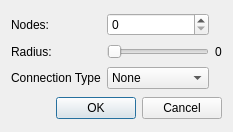
<?xml version="1.0" encoding="UTF-8"?>
<ui version="4.0">
 <class>addMultiNodes</class>
 <widget class="QDialog" name="addMultiNodes">
  <property name="geometry">
   <rect>
    <x>0</x>
    <y>0</y>
    <width>233</width>
    <height>132</height>
   </rect>
  </property>
  <property name="windowTitle">
   <string>Dialog</string>
  </property>
  <layout class="QGridLayout" name="gridLayout">
   <item row="0" column="0">
    <widget class="QLabel" name="label">
     <property name="text">
      <string>Nodes:</string>
     </property>
    </widget>
   </item>
   <item row="0" column="1">
    <widget class="QSpinBox" name="_spinNodes"/>
   </item>
   <item row="1" column="0">
    <widget class="QLabel" name="label_2">
     <property name="text">
      <string>Radius:</string>
     </property>
    </widget>
   </item>
   <item row="1" column="1">
    <widget class="QSlider" name="_radius">
     <property name="maximum">
      <number>999</number>
     </property>
     <property name="orientation">
      <enum>Qt::Horizontal</enum>
     </property>
    </widget>
   </item>
   <item row="1" column="2">
    <widget class="QLabel" name="_txtRadius">
     <property name="text">
      <string>0</string>
     </property>
    </widget>
   </item>
   <item row="2" column="0">
    <widget class="QLabel" name="label_3">
     <property name="text">
      <string>Connection Type</string>
     </property>
    </widget>
   </item>
   <item row="2" column="1">
    <widget class="QComboBox" name="_cmbOptions">
     <item>
      <property name="text">
       <string>None</string>
      </property>
     </item>
     <item>
      <property name="text">
       <string>Circular</string>
      </property>
     </item>
     <item>
      <property name="text">
       <string>Complete</string>
      </property>
     </item>
    </widget>
   </item>
   <item row="3" column="0" colspan="3">
    <widget class="QDialogButtonBox" name="buttonBox">
     <property name="orientation">
      <enum>Qt::Horizontal</enum>
     </property>
     <property name="standardButtons">
      <set>QDialogButtonBox::Cancel|QDialogButtonBox::Ok</set>
     </property>
    </widget>
   </item>
  </layout>
 </widget>
 <resources/>
 <connections>
  <connection>
   <sender>buttonBox</sender>
   <signal>accepted()</signal>
   <receiver>addMultiNodes</receiver>
   <slot>accept()</slot>
   <hints>
    <hint type="sourcelabel">
     <x>248</x>
     <y>254</y>
    </hint>
    <hint type="destinationlabel">
     <x>157</x>
     <y>274</y>
    </hint>
   </hints>
  </connection>
  <connection>
   <sender>buttonBox</sender>
   <signal>rejected()</signal>
   <receiver>addMultiNodes</receiver>
   <slot>reject()</slot>
   <hints>
    <hint type="sourcelabel">
     <x>316</x>
     <y>260</y>
    </hint>
    <hint type="destinationlabel">
     <x>286</x>
     <y>274</y>
    </hint>
   </hints>
  </connection>
 </connections>
</ui>
